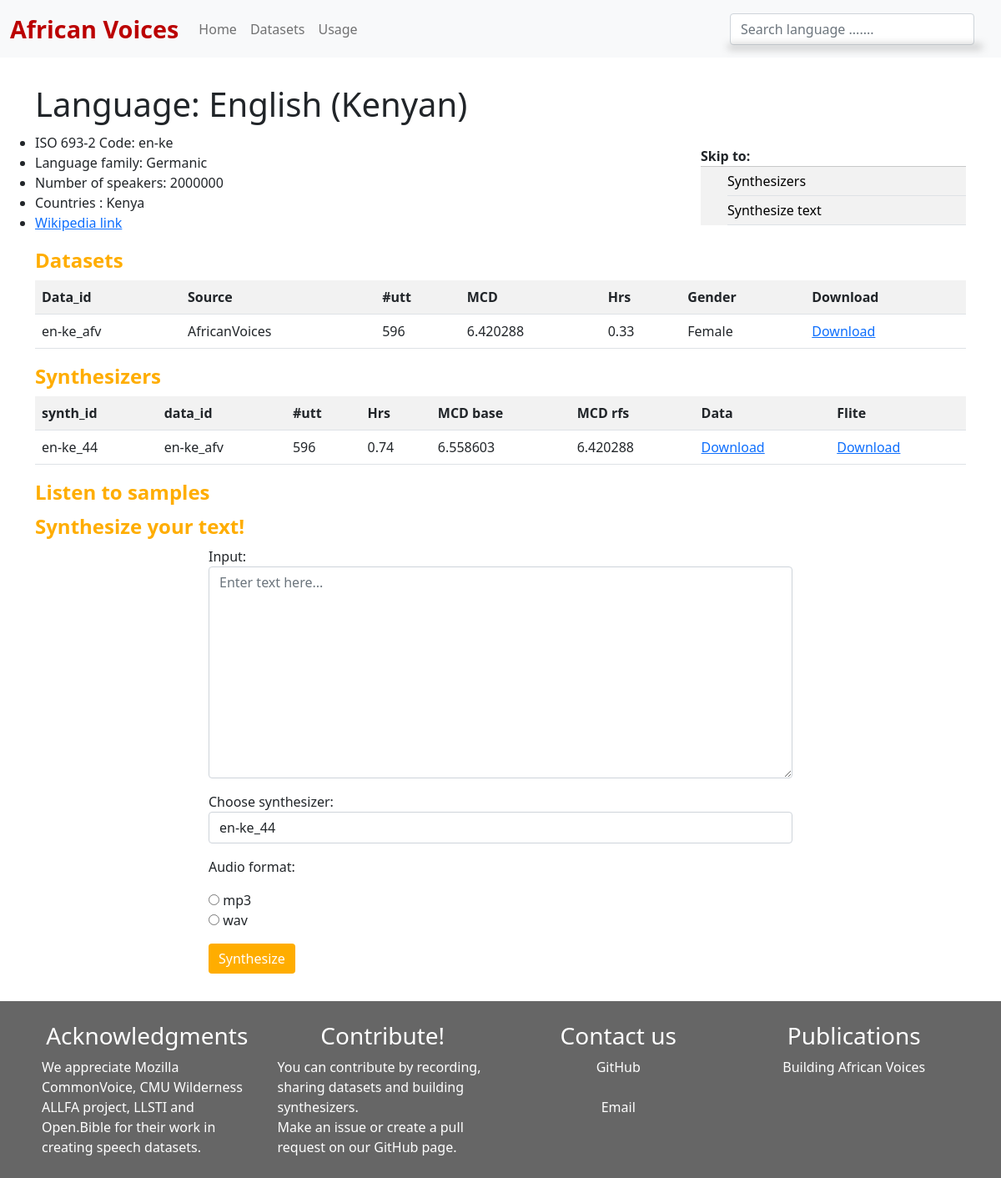
The app's page /language/en-ke with its own data.
### app/models/language.py (models this page shows, shortened)
class Language(models.Model):
    uuid = models.CharField(primary_key=True, unique=True, default=uuid4, max_length=100)
    lang_code_639_2 = models.CharField(max_length=100)
    lang_code_639_1 = models.CharField(max_length=100)
    lang_name = models.CharField(max_length=100)
    lang_native_speakers = models.IntegerField(default=0)
    lang_non_native_speakers = models.IntegerField(default=0)
    lang_wikipedia_url = models.CharField(max_length=200, blank=True)
    created_at = models.DateTimeField(auto_now_add=True)
    updated_at = models.DateTimeField(auto_now=True)
    countries = models.ManyToManyField(Country)
    @property
    def total_speakers(self) -> int:
        return self.lang_native_speakers + self.lang_non_native_speakers
    @property
    def all_countries(self) -> str:
        return ", ".join([country.name.capitalize() for country in self.countries.all()])
    @property
    def datasets(self):
        return self.dataset_set.all()
    @property
    def synthesizers(self):
        return self.synthesizer_set.all()
    @property
    def samples(self):
        return self.language_sample_set.all()

### app/models/country.py (models this page shows, shortened)
class Country(models.Model):
    uuid = models.CharField(primary_key=True, unique=True, default=uuid4, max_length=100)
    name = models.CharField(max_length=100)
    code = models.CharField(max_length=100)
    created_at = models.DateTimeField(auto_now_add=True)
    updated_at = models.DateTimeField(auto_now=True)

### app/models/dataset.py (models this page shows, shortened)
class Dataset(models.Model):
    uuid = models.UUIDField(primary_key=True, default=uuid4, editable=False)
    data_id = models.CharField(max_length=100, unique=True)
    lang = models.ForeignKey(Language, on_delete=models.CASCADE)
    source = models.ForeignKey(DataSource, on_delete=models.CASCADE)
    speaker_gender = models.CharField(choices=Gender.choices, max_length=100, blank=True)
    pass0_utt = models.FloatField(max_length=100,  blank=True)
    pass0_mcd = models.FloatField(max_length=100, blank=True)
    pass1_utt = models.IntegerField(default=0, blank=True)  # display
    pass1_mcd = models.FloatField(default=0, blank=True)  # display
    duration = models.FloatField(default=0)
    data_location = models.CharField(max_length=256, blank=True)
    created_at = models.DateTimeField(auto_now_add=True)
    updated_at = models.DateTimeField(auto_now=True)

### app/models/datasource.py (models this page shows)
class DataSource(models.Model):
    uuid = models.CharField(primary_key=True, unique=True, default=uuid4, max_length=100)
    source_id = models.CharField(max_length=100, unique=True, default=uuid4)
    name = models.CharField(max_length=100)
    description = models.TextField(blank=True)
    url = models.URLField(blank=True)
    licence = models.CharField(max_length=100, blank=True)
    num_languages = models.IntegerField(default=0, blank=True)
    created_at = models.DateTimeField(auto_now_add=True)
    updated_at = models.DateTimeField(auto_now=True)
    def __str__(self) -> str:
        return self.name

### app/models/synthesizer.py (models this page shows, shortened)
class Synthesizer(models.Model):
    uuid = models.UUIDField(primary_key=True, default=uuid4, editable=False)
    synth_id = models.CharField(max_length=100, unique=True)
    language = models.ForeignKey(Language, on_delete=models.CASCADE)
    dataset = models.ForeignKey(Dataset, on_delete=models.CASCADE)
    rfs_utt = models.IntegerField(default=0)
    rfs_hrs = models.FloatField(default=0.0)
    mcd_base = models.FloatField(default=0)
    mcd_rfs = models.FloatField(default=0)
    is_main = models.BooleanField(default=False)
    data_location = models.CharField(max_length=256)
    flite_location = models.CharField(max_length=256)
    created_at = models.DateTimeField(auto_now_add=True)
    updated_at = models.DateTimeField(auto_now=True)

### app/views.py (the view)
# urls.py: path('language/<str:lang_code_639_2>', views.language, name='language'),
def language(request, lang_code_639_2):
    language = Language.objects.get(lang_code_639_2=lang_code_639_2)
    synthesizer_ids = [(synth.flite_location, synth.synth_id) for synth in language.synthesizer_set.all()]
    form = SynthesizeForm(synthesizer_ids)
    print(form.as_p())
    context = {'language': language, 'form': form , 'languages': Language.objects.all(), }
    return render(request, 'app/language.html', context)

### app/templates/app/language.html (shortened to what this page needs)
{% extends "app/base_generic.html" %}
{% load static %}
{% block content %}
    <div class="page-content">
        <h1 style="margin-bottom: 10px"> Language: {{ language.lang_name }}</h1>
        <div class="row" style="margin-top: 0px; display:grid; grid-template-columns: 0.7fr 0.3fr">
            <ul>
                <li>ISO 693-2 Code: {{ language.lang_code_639_2 }}</li>
                <li>Language family: Germanic</li>
                <li> Number of speakers: {{ language.total_speakers }}</li>
                <li>Countries : {{ language.all_countries }}</li>
		<li><a href="{{ language.lang_wikipedia_url}}" target=_blank>Wikipedia link</a></li>
            </ul>
            <div class="side-nav" id="side-nav-div">
                <span style="font-weight:bold"> Skip to:</span>
                <hr style="margin:0px;"/>
                <ul>
                    <li><a href="#sect-synthesizers">Synthesizers</a></li>
                    <li><a href="#sect-synthesize">Synthesize text</a></li>
                </ul>
            </div>
        </div>
        <section id="sect-datasets">
            <h2 class="h2-primary">Datasets</h2>
            <div class="table-responsive">
                <table class="table table-striped">
                    <tr>
                        <th> Data_id</th>
                        <th> Source</th>
                        <th> #utt</th>
                        <th> MCD</th>
                        <th> Hrs</th>
                        <th> Gender</th>
                        <th> Download</th>
                    </tr>
                    {% for dataset in language.datasets %}
                        <tr>
                            <td>{{ dataset.data_id }}</td>
                            <td>{{ dataset.source }}</td>
                            <td>{{ dataset.pass1_utt }}</td>
                            <td>{{ dataset.pass1_mcd }}</td>
                            <td>{{ dataset.duration }}</td>
                            <td> {{ dataset.speaker_gender }}</td>
                            {% if not dataset.data_location %}
                                <td> Unavailable</td>
                            {% else %}
                                <td><a href="{% static 'app/'  %}{{dataset.data_location }}">Download</a></td>
                            {% endif %}
                        </tr>
                    {% endfor %}
                </table>
            </div>
        </section>
        <section id="sect-synthesizers">
            <h2 class="h2-primary">Synthesizers</h2>
            <div class="table-responsive">
                <table class="table table-striped">
                    <tr>
                        <th> synth_id</th>
                        <th> data_id</th>
                        <th> #utt</th>
                        <th> Hrs</th>
                        <th> MCD base</th>
                        <th> MCD rfs</th>
                        <th> Data</th>
                        <th> Flite</th>
                    </tr>
                    {% for synthesizer in language.synthesizers %}
                        <tr>
                            <td>{{ synthesizer.synth_id }}</td>
                            <td>{{ synthesizer.dataset.data_id }}</td>
                            <td>{{ synthesizer.rfs_utt }}</td>
                            <td>{{ synthesizer.rfs_hrs }}</td>
                            <td>{{ synthesizer.mcd_base }}</td>
                            <td>{{ synthesizer.mcd_rfs }}</td>
                            {% if not synthesizer.data_location %}
                                <td> Unavailable</td>
                            {% else %}
                                <td><a href="{% static 'app/'  %}{{synthesizer.data_location }}"> Download</a></td>
                            {% endif %}
                            {% if not synthesizer.flite_location %}
                                <td> Unavailable</td>
                            {% else %}
                                <td><a href="{% static 'app/'  %}{{synthesizer.flite_location }}"> Download </a></td>
                            {% endif %}
                        </tr>
                    {% endfor %}
                </table>
            </div>
            <h2 class="h2-primary"> Listen to samples </h2>
        </section>
        <section id="sect-synthesize" style="width: 100%" >
            <h2 class="h2-primary"> Synthesize your text!</h2>
            <div style="display:flex; flex-direction:column; justify-content: center; align-items: center; width: 100% ; margin-bottom: 25px">
                <form action="{% url 'synthesize' %}" method="POST" id="synthRequestForm"
                  name="synthRequestForm" style="max-width:700px">
                {{ form.as_p }}
                <button id="synth-btn" onclick="validateSubmit('wait_modal')" type="button" class="btn btn-primary mb-2" style="background-color: #FFAD00; border: none">Synthesize</button>
            </form>
            </div>
        </section>
    </div>
{% endblock %}

### app/templates/app/base_generic.html (shortened to what this page needs)
{% load static %}
<!DOCTYPE html>
<html lang="en">
<head>
    <link rel="stylesheet" href="{% static 'app/style.css' %}">
    <link href="https://cdn.jsdelivr.net/npm/bootstrap@5.1.3/dist/css/bootstrap.min.css" rel="stylesheet"
>
</head>
<body>
{% block header %}
    <nav class="navbar navbar-expand-lg navbar-light bg-light">
        <div class="container-fluid">
            <a class="navbar-brand" id="home-logotext" href="/">African Voices</a>
            <div class="collapse navbar-collapse" id="navbarSupportedContent">
                <ul class="navbar-nav me-auto mb-2 mb-lg-0">
                    <li class="nav-item">
                        <a class="nav-link active" aria-current="page" id="nav-" href="/">Home</a>
                    </li>
                    <li class="nav-item">
                        <a class="nav-link" href="{% url 'datasets' %}" id="nav-datasets">Datasets</a>
                    </li>
                    <li class="nav-item">
                        <a class="nav-link" href="{% url 'flite' %}" id="nav-flite">Usage</a>
                    </li>
                </ul>
                <form class="d-flex">
                    <div id="searchbar" style="margin-right: 20px">
                        <div class="col-md-12">
                            <div class="search-bar">
                                <input class="form-control me-2" type="search" id="searchInput"
                                       onkeyup="searchResults()"
                                       placeholder="Search language ......."
                                       title="Type in a name">
                            </div>
                        </div>
                    </div>
                </form>
            </div>
        </div>
    </nav>
{% endblock %}
<main class="flex-shrink-0">
    <div class="container main-content">
        {% block content %} {% endblock %}
    </div>
</main>
{% block footer %}
    <footer class="footer">
        <div class="footer-logo" id="acknowledge-footer">
            <h3> Acknowledgments</h3>
            We appreciate Mozilla CommonVoice, CMU Wilderness ALLFA project, LLSTI and Open.Bible for their
            work in creating speech datasets.
        </div>
        <div class="footer-logo" id="contibute-footer">
            <h3>Contribute!</h3>
            You can contribute by recording, sharing datasets and building synthesizers.<br>
            Make an issue or create a pull request on our GitHub page.
        </div>
        <div class="footer-logo" id="contact-footer">
            <h3>Contact us</h3>
            <a href="https://github.com/Pogayo/african-voices-web" target="_blank" class="footer_link">
                GitHub </a><br>
            Email
        </div>
        <div class="footer-logo" id="pub-footer">
            <h3>Publications</h3>
            Building African Voices <br>
        </div>
    </footer>
{% endblock %}
</body>
</html>

### app/static/app/style.css (style rules this page uses)
html, body { height: 100%; }
body > footer { position: sticky; position: -webkit-sticky; top: 100vh; }
#home-logotext { font-style: normal; font-weight: 600; font-size: 1.8em; color: #BB0000; text-decoration: none; }
.row { flex-flow: row; display: flex; flex-wrap: wrap; flex: 1; min-width: 0; }
footer { background: #666666; width: 100%; color: white; display: grid; grid-template-columns: repeat(4, 1fr); padding: 10px 35px; }
.footer_link { color: white; text-decoration: none; }
.footer-logo { display: flex; flex-direction: column; flex-flow: column nowrap; align-items: center; flex: 1; min-width: 0; padding: 15px; }
body { padding: 0; margin: 0; box-sizing: content-box; min-height: 100%; }
.h2-primary { font-family: 'Open Sans', serif; font-style: normal; font-weight: 700; font-size: 24px; line-height: 33px; color: #FFAD00; }
#side-nav-div { margin-left: auto; margin-top: 1em; }
.side-nav > ul { list-style: none; background-color: rgba(0, 0, 0, 0.05); }
.side-nav > ul > li > a { text-decoration: none; color: #000000; }
.side-nav > ul > li { border-bottom: 1px solid #dee2e6; padding: 5px 0px }
.main-content { margin-top: 2em; }

### records on screen
Language: lang_name "English (Kenyan)", lang_code_639_2 "en-ke", total_speakers "2000000", all_countries "Kenya"
Dataset: data_id "en-ke_afv", source "AfricanVoices", pass1_utt "596", pass1_mcd "6.420288", duration "0.33", speaker_gender "Female"
Synthesizer: synth_id "en-ke_44", dataset.data_id "en-ke_afv", rfs_utt "596", rfs_hrs "0.74", mcd_base "6.558603", mcd_rfs "6.420288"
